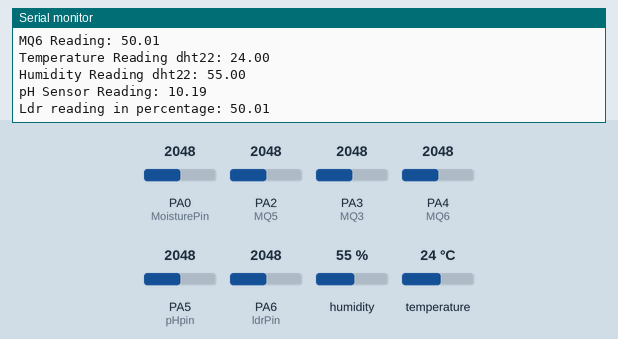
Bench run of a sketch on a simulated STM32 Blue Pill. Shown: the last lines printed to the serial monitor. Inputs (shaded band) come from the test bench; at power-on: humidity 55 %, PA0 (MoisturePin) = 2048, PA2 (MQ5) = 2048, PA3 (MQ3) = 2048, PA4 (MQ6) = 2048, PA5 (pHpin) = 2048, PA6 (ldrPin) = 2048, temperature 24 °C.

Above: at 1.2 s.
1.3 s: humidity set to 22 %
2.8 s: PA0 (MoisturePin) set to 2866
At 2.8 s:
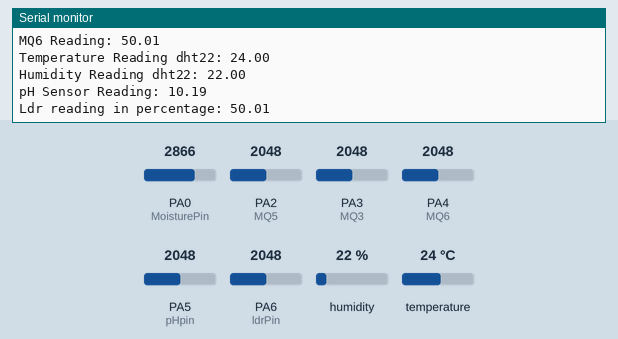
4.3 s: PA2 (MQ5) set to 2866
5.8 s: PA3 (MQ3) set to 2866
7.3 s: PA4 (MQ6) set to 2866
8.8 s: PA5 (pHpin) set to 2866
At 9.8 s:
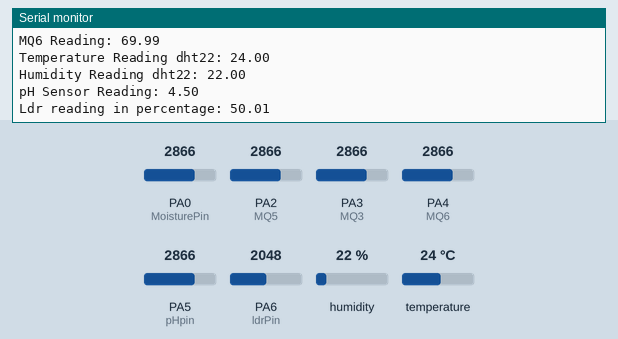
Timing chart, 0 to 11.3 s (numbered marks = the images above; inputs shaded):
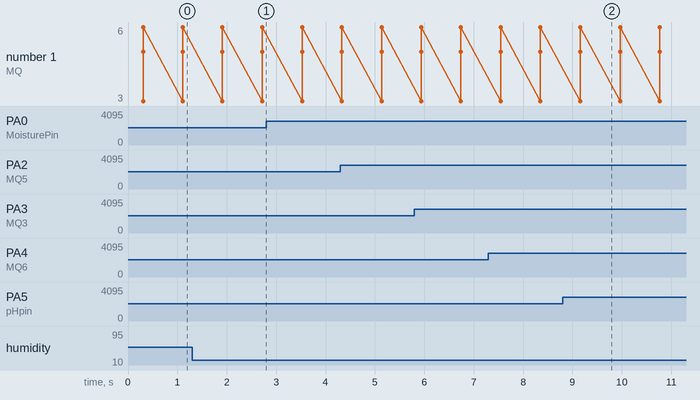

Measured:
- after the input at 8.8 s, the serial monitor: prints a new line after 0.36 s (image 2)

The sketch:

Sensor_V4.ino
```cpp
#include "DHT.h"


#define MoisturePin PA0
#define dht22Pin PA1
#define MQ5 PA2
#define MQ3 PA3
#define MQ6 PA4
#define pHpin PA5
#define ldrPin PA6

#define DHTTYPE DHT22
DHT dht22(dht22Pin, DHTTYPE);


float calibration_value = 21.34;
int phval = 0;
unsigned long int avgval;
int buffer_arr[10],temp;

void setup() {
  // put your setup code here, to run once:
  pinMode(MoisturePin, INPUT); // soil moisture reader pin
  pinMode(dht22Pin, INPUT); //DHT22 Sensor
  pinMode(MQ5, INPUT); //Gas Sensor MQ5
  pinMode(MQ3, INPUT); //Gas Sensor MQ3
  pinMode(MQ6, INPUT); //Gas Sensor MQ6
  pinMode(pHpin, INPUT);//pH sensor
  pinMode(ldrPin, INPUT); //ldr Sensor

  Serial.begin(19200);
  dht22.begin();
}

void loop() {
  // put your main code here, to run repeatedly:
   float MoistureValue= analogRead(MoisturePin);
   float MQ5val= analogRead(MQ5);
   float MQ3val= analogRead(MQ3);
   float MQ6val= analogRead(MQ6);
   float ldr = analogRead(ldrPin);
float t=dht22.readTemperature();
float h1=dht22.readHumidity();
 for(int i=0;i<10;i++){
  buffer_arr[i]=analogRead(pHpin);
  delay(30);
  }
 for(int i=0;i<9;i++){
  for(int j=i+1;j<10;j++){
  if(buffer_arr[i]>buffer_arr[j]){
  temp=buffer_arr[i];
  buffer_arr[i]=buffer_arr[j];
  buffer_arr[j]=temp;
      }
    }
  }
 avgval=0;
 for(int i=2;i<8;i++)
 avgval+=buffer_arr[i];
 float volt=(float)avgval*5.0/4096/6;
 float ph_act = -5.70 * volt + calibration_value+3.1;
  Serial.print("Soil Moisture Reading in %: ");
  Serial.println(100-(MoistureValue*100/4095));//reading moisture value
  Serial.print("MQ3 Reading: ");
  Serial.println(MQ3val*100/4095);//reading gas sensor MQ3 value
  Serial.print("MQ5 Reading: ");
  Serial.println(MQ5val*100/4095);//reading gas sensor MQ5 value
  Serial.print("MQ6 Reading: ");
  Serial.println(MQ6val*100/4095);//reading gas sensor MQ6 value

  Serial.print("Temperature Reading dht22: ");
  Serial.println(t);//reading dht22 temperature reading
  Serial.print("Humidity Reading dht22: ");
  Serial.println(h1);//reading dht22 humidity reading
  Serial.print("pH Sensor Reading: ");//pH Sensor reading
  Serial.println(ph_act);
  Serial.print("Ldr reading in percentage: ");
  Serial.println((ldr/4095)*100);

  Serial.println();

   delay(500);// 1 sec delay
}
```
